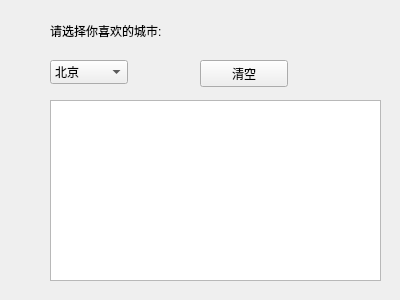
<?xml version="1.0" encoding="UTF-8"?>
<ui version="4.0">
 <class>Widget</class>
 <widget class="QWidget" name="Widget">
  <property name="geometry">
   <rect>
    <x>0</x>
    <y>0</y>
    <width>400</width>
    <height>300</height>
   </rect>
  </property>
  <property name="windowTitle">
   <string>Widget</string>
  </property>
  <widget class="QComboBox" name="comboBox">
   <property name="geometry">
    <rect>
     <x>50</x>
     <y>60</y>
     <width>78</width>
     <height>24</height>
    </rect>
   </property>
   <item>
    <property name="text">
     <string>北京</string>
    </property>
   </item>
   <item>
    <property name="text">
     <string>上海</string>
    </property>
   </item>
   <item>
    <property name="text">
     <string>广州</string>
    </property>
   </item>
   <item>
    <property name="text">
     <string>深圳</string>
    </property>
   </item>
  </widget>
  <widget class="QLabel" name="label">
   <property name="geometry">
    <rect>
     <x>50</x>
     <y>20</y>
     <width>171</width>
     <height>21</height>
    </rect>
   </property>
   <property name="text">
    <string>请选择你喜欢的城市: </string>
   </property>
  </widget>
  <widget class="QTextEdit" name="textEdit">
   <property name="geometry">
    <rect>
     <x>50</x>
     <y>100</y>
     <width>331</width>
     <height>181</height>
    </rect>
   </property>
  </widget>
  <widget class="QPushButton" name="pushButton">
   <property name="geometry">
    <rect>
     <x>200</x>
     <y>60</y>
     <width>88</width>
     <height>27</height>
    </rect>
   </property>
   <property name="text">
    <string>清空</string>
   </property>
  </widget>
 </widget>
 <layoutdefault spacing="6" margin="11"/>
 <resources/>
 <connections/>
</ui>
